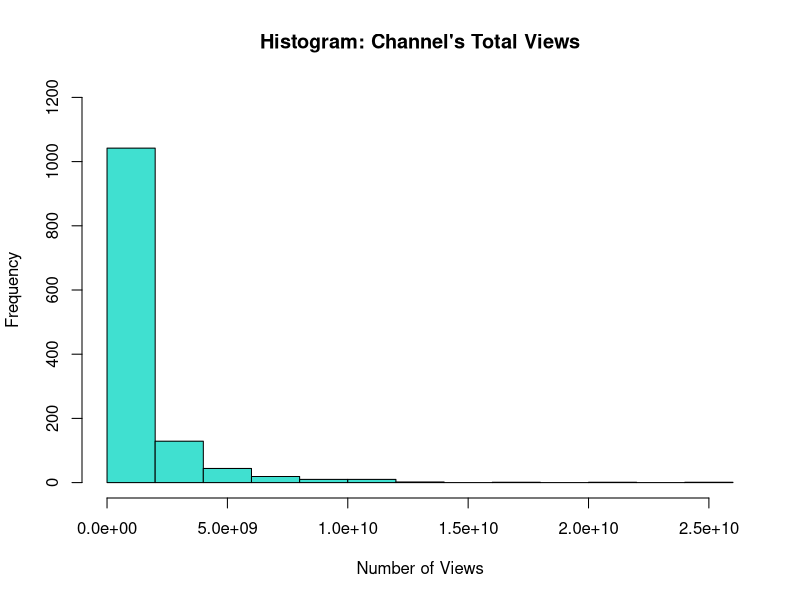
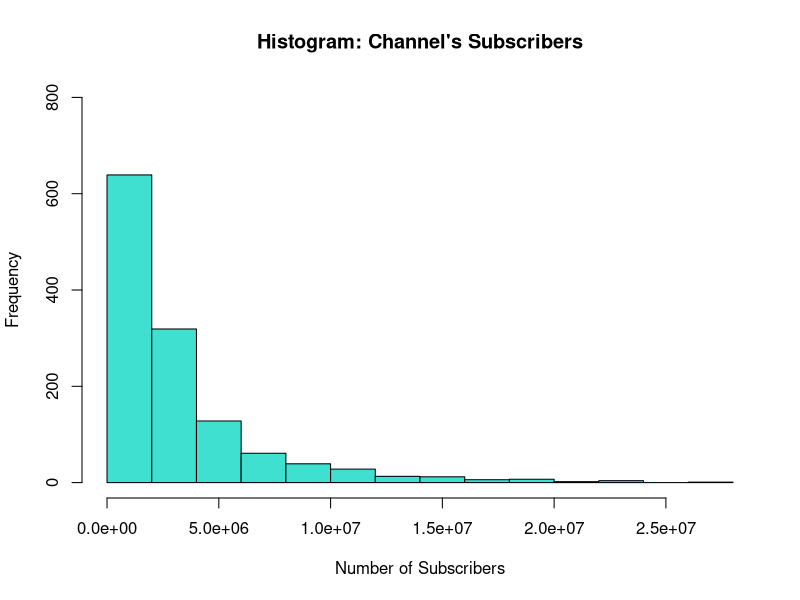
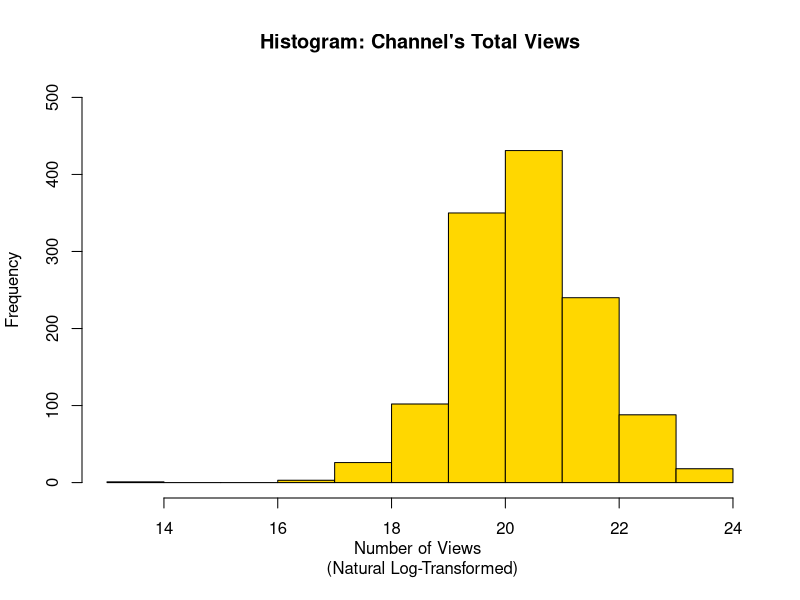
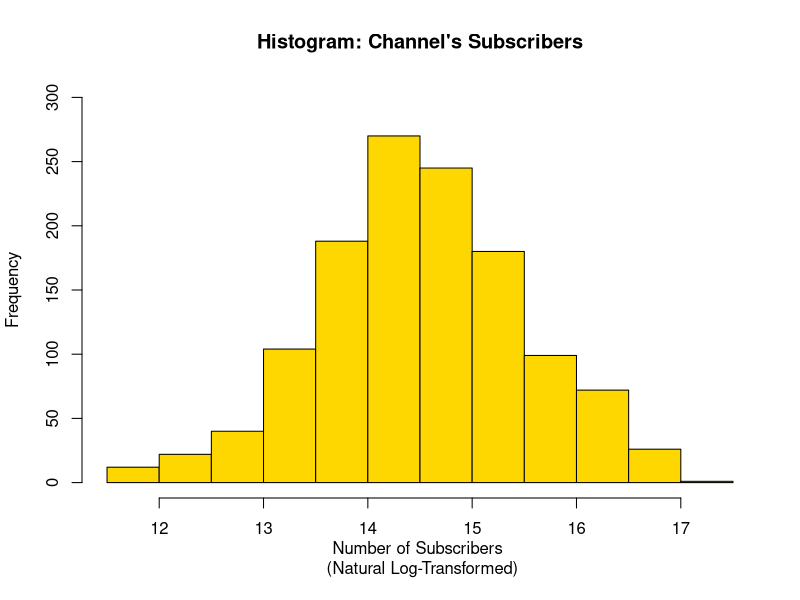
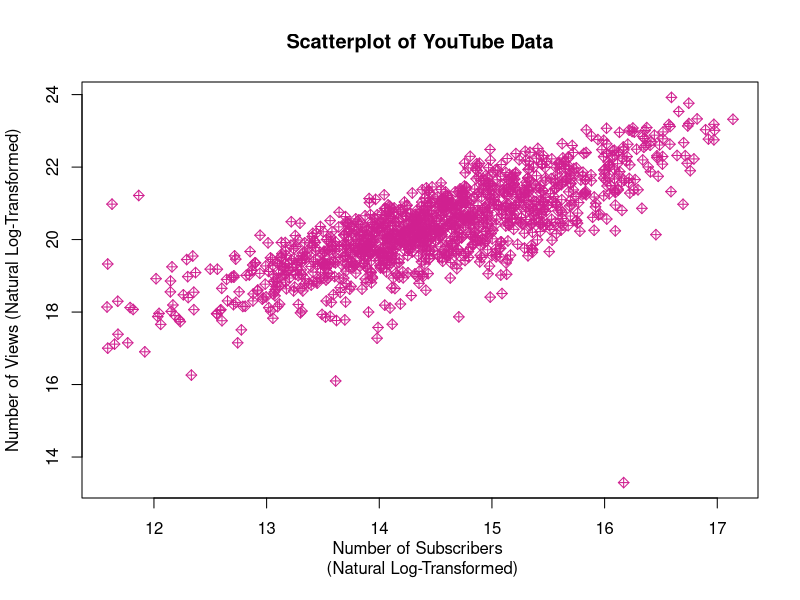
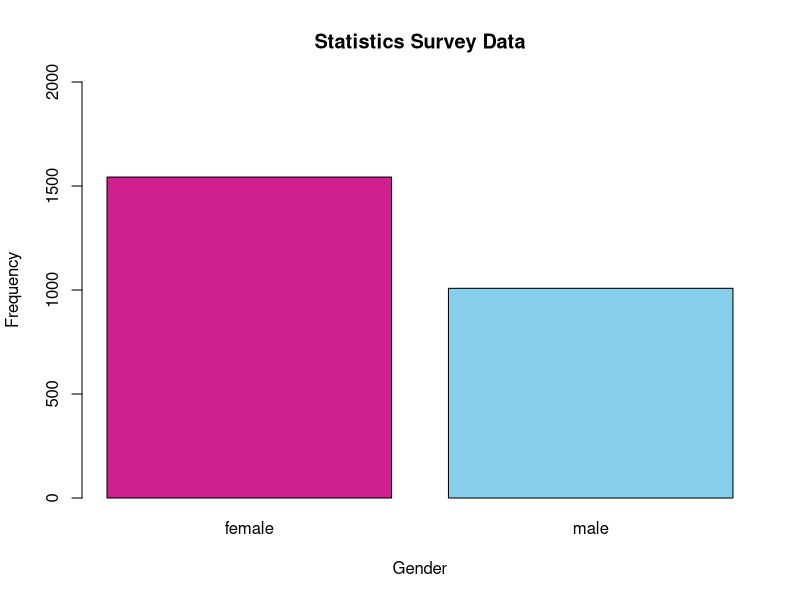
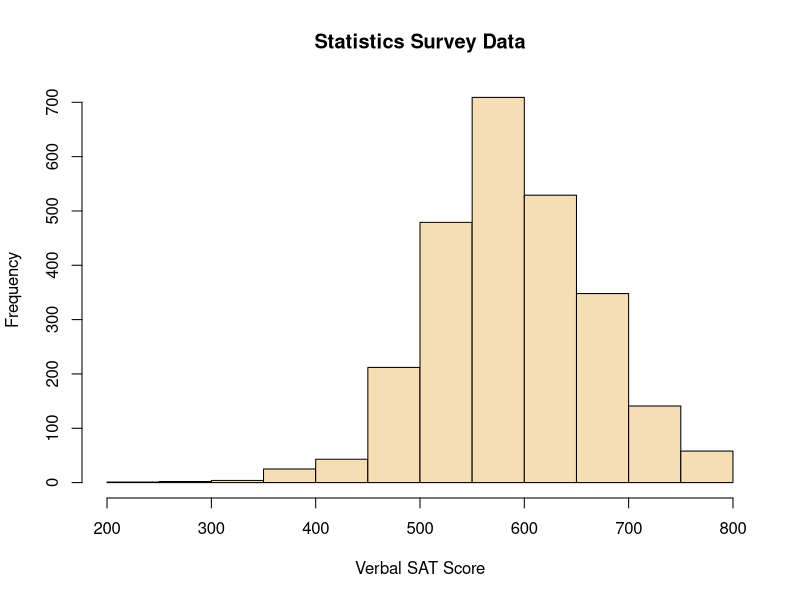
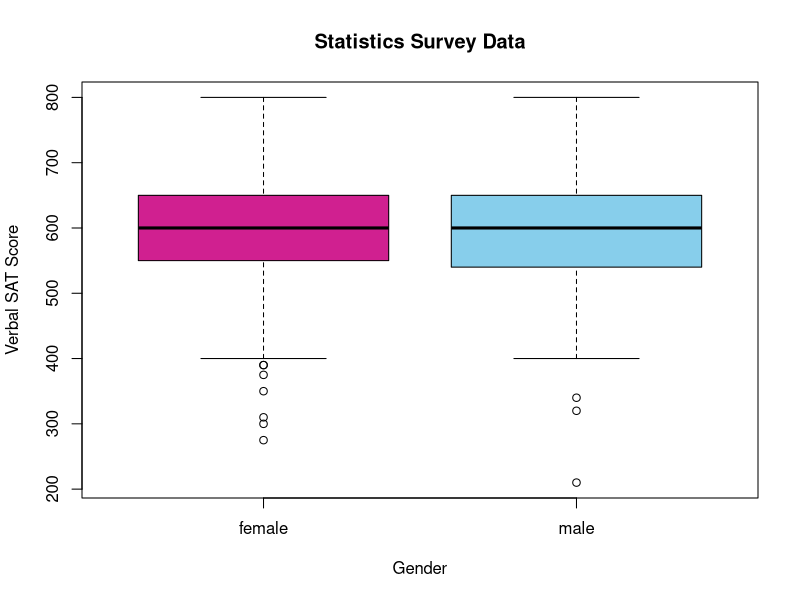

R code for these plots, in order:
#####################################################################
# File: SCS_BasicVisualization.R
# Author: Taeyong Park 
#####################################################################

rm(list=ls()) # remove existing data and variables in the Environment.

dataYoutube = read.csv("YouTube.csv")

# VARIABLES
# name:	Name of the YouTube channel
# category:	User-defined channel topic
# country:	The country of origin of the channel
# accountAge:	The age of the account in weeks. Note that for consistency the age calculation was performed on December 31 2018.
# videoUploads:	The amount of videos uploaded by the channel.
# subscribers:	The number of subscribers to the channel
# views:	The total views across all videos
# viewsPerVideo:	Total views divided by videos
# continent:	Continent of origin of the channel
# id: identification number

# obtain a summary of the dataset
summary(dataYoutube)

# Review: summary of one variable
table(dataYoutube$category)
table(dataYoutube$country)
summary(dataYoutube$subscribers)
which.max(dataYoutube$subscribers)
# Pull out the name of the channel with the highest number of subscribers 
dataYoutube$name[1022]
# Alternatively, you can do
dataYoutube$name[dataYoutube$subscribers==max(dataYoutube$subscribers)]


#####################################################################
#
# Relationship between two quantitative variables
#
#####################################################################
# subscribers - views
hist(dataYoutube$views,
     ylim=c(0,1200),
     xlab="Number of Views",
     main="Histogram: Channel's Total Views",
     col="turquoise") 
hist(dataYoutube$subscribers,
     ylim=c(0,800),
     xlab="Number of Subscribers",
     main="Histogram: Channel's Subscribers",
     col="turquoise") 

hist(log(dataYoutube$views),
     ylim=c(0,500),
     xlab="Number of Views \n (Natural Log-Transformed)",
     main="Histogram: Channel's Total Views",
     col="gold") 
hist(log(dataYoutube$subscribers),
     ylim=c(0,300),
     xlab="Number of Subscribers \n (Natural Log-Transformed)",
     main="Histogram: Channel's Subscribers",
     col="gold") 

# scatterplot: plot(X axis, y axis)
plot(log(dataYoutube$subscribers), log(dataYoutube$views), 
     xlab="Number of Subscribers \n (Natural Log-Transformed)",
     ylab="Number of Views (Natural Log-Transformed)", 
     main="Scatterplot of YouTube Data",
     pch=9, col="violetred")

# covariance
cov(dataYoutube$subscribers, dataYoutube$views)
cov(10*dataYoutube$subscribers, 10*dataYoutube$views)

# correlation coefficient 
cor(dataYoutube$subscribers, dataYoutube$views)
cor(10*dataYoutube$subscribers, 10*dataYoutube$views)


#####################################################################
#
# Relationship between qualitative-quantitative variables
#
#####################################################################
#  Variables
#  Course:Course that the Respondent was enrolled in
#  Math: Math SAT Score
#  Verbal:Verbal SAT Score
#  HT:Respondent's Height (in inches)
#  Shoe:Shoe Size (US)
#  Gender:Respondent's Gender
#  MomHT:Height of Respondent's Mother (in inches)
#  DadHT:Height of Respondent's Father (in inches)
#  Color:Favorite Color
#  WT:Respondent's Weight (in pounds)
#  Major:Declared Major

dataStat = read.csv("IntroStatisticsSurvey.csv")

summary(dataStat)

barplot(table(dataStat$Gender), 
        ylim=c(0,2000),
        ylab="Frequency",
        xlab="Gender",
        main="Statistics Survey Data",
        col=c("violetred", "skyblue"))
hist(dataStat$Verbal, xlab="Verbal SAT Score",
     main="Statistics Survey Data", 
     col="wheat")

boxplot(Verbal~Gender, data=dataStat,
        xlab="Gender",
        ylab="Verbal SAT Score",
        main="Statistics Survey Data",
        col=c("violetred", "skyblue"))

mean(dataStat$Verbal[dataStat$Gender=="female"])
mean(dataStat$Verbal[dataStat$Gender=="male"])
sd(dataStat$Verbal[dataStat$Gender=="female"])
sd(dataStat$Verbal[dataStat$Gender=="male"])

#####################################################################
#
# Relationship between two qualitative variables
#
#####################################################################
# bar chart for the Course variable
barplot(table(dataStat$Course),
        ylab="Frequency",
        xlab="Course",
        main="Statistics Survey Data",
        col=c("orchid", "peachpuff", "palegreen"))

# contingency table
contingency=table(dataStat$Gender, dataStat$Course)
round(proportions(contingency[,1]), 3)
round(proportions(contingency[,2]), 3)
round(proportions(contingency[,3]), 3)

# stacked bar chart
barplot(contingency, 
        xlab="Course", ylab="Number of Students",
        main="Statistics Survey Data", 
        col=c("violetred", "skyblue"))
legend(bty="n", "topright", 
       legend = rev(rownames(contingency)), # rev=reverse
       pch=15, col=rev(c("violetred", "skyblue")), 
       cex = 1.2)

# side-by-side bar chart
barplot(contingency, 
        xlab="Course", ylab="Number of Students",
        main="Statistics Survey Data", 
        col=c("violetred", "skyblue"),
        beside=TRUE,
        ylim=c(0,1000))
legend(bty="n", "topright", 
       legend = rev(rownames(contingency)), # rev=reverse
       pch=15, col=rev(c("violetred", "skyblue")), 
       cex = 1.2)

